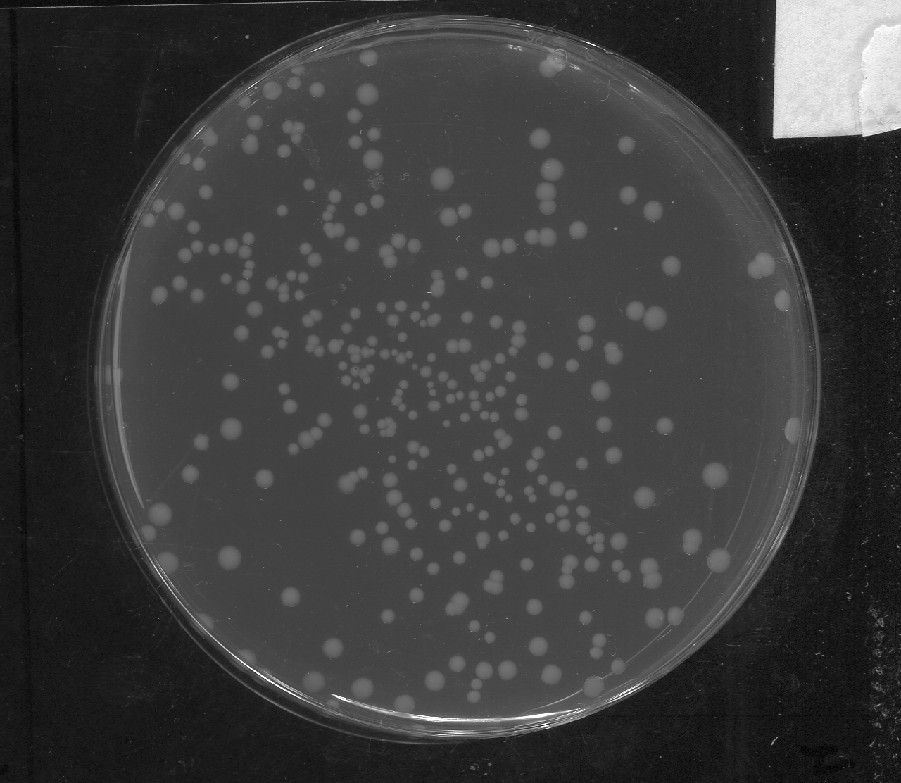
#> input picture examples/colony_data/plate_01.tif, 901 x 783 px, shrunk from 1280 x 1112 before the run; its folder holds only this picture in this run
$ python -i trainsegmentation.py   (imports and definitions only)
#> lines starting #> are read from the running program, lines starting #| are printed output that depends on the picture
#> further down, picture is the input picture: shape (783, 901); min 1, max 255, mean 60.3
# -*- coding: utf-8 -*-
"""
Created on Mon Feb 14 11:49:47 2022

@author: hdeter

Contains several methods to get image features and functions to train
and classify images using sci-kit learn

"""

###########################


import numpy as np
import math
import os
from scipy import ndimage,signal
from scipy import ndimage as ndi

from skimage import (
     feature, filters
)
from skimage.io import imread

from sklearn.ensemble import RandomForestClassifier

import glob

import pickle

import itertools

#################################

#subfunctions for use in features

def set_kernels(kernel,a,b):
    kernel[a,b] = 1
    return kernel

# [171 lines left out: functions Basic_filter, Neighbors, Membrane_projections, Gaussian_blur, Difference_of_Gaussians, not called in this run]

def Sobel_filter(img,minSigma = 1,maxSigma = 16):
    #counter to track iterations
#> called with minSigma = 1, maxSigma = 16
    scount = 0

    #no gaussian first
    keyname = 'Sobel_filter_%01d.0'
    sfilter = ndimage.sobel(img)
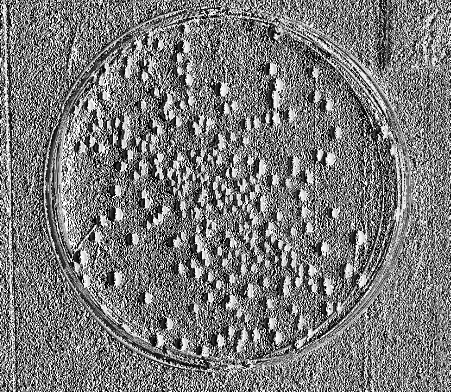
#> sfilter: shape (783, 901) (shown at 1/2 size); min 0, max 255, mean 121.4

    #store data
    meta = [keyname %scount]
    features = [sfilter]
    scount = scount+1

    sigmastep = 2
    sigma = minSigma/sigmastep
    while sigma < maxSigma:
        sigma = int(sigma*sigmastep)

        #make gaussian blur
        gblur = ndimage.gaussian_filter(img,0.4*sigma)
        sfilter = ndimage.sobel(gblur)

        #store data
        meta.append(keyname %sigma)
        features.append(sfilter)
#> this loop made 5 passes
#> pass 1, in Sobel_filter, `sfilter = ndimage.sobel(gblur)`:
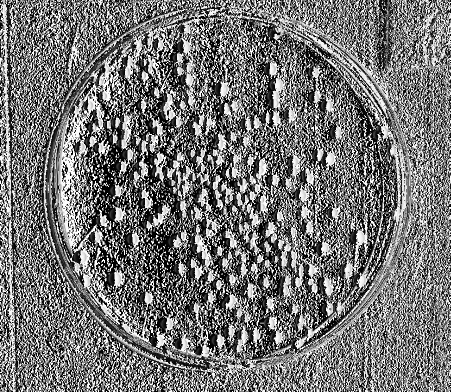
#> sfilter: shape (783, 901) (shown at 1/2 size); min 0, max 255, mean 115.9
#> pass 2, in Sobel_filter, `sfilter = ndimage.sobel(gblur)`:
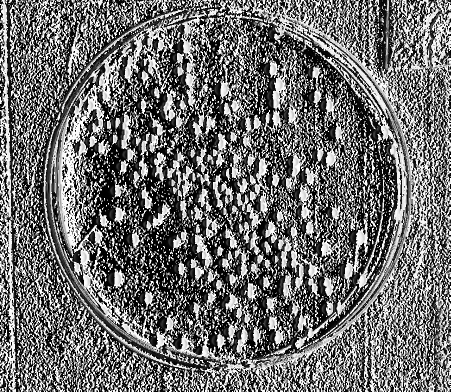
#> sfilter: shape (783, 901) (shown at 1/2 size); min 0, max 255, mean 109.9
#> after the loop:
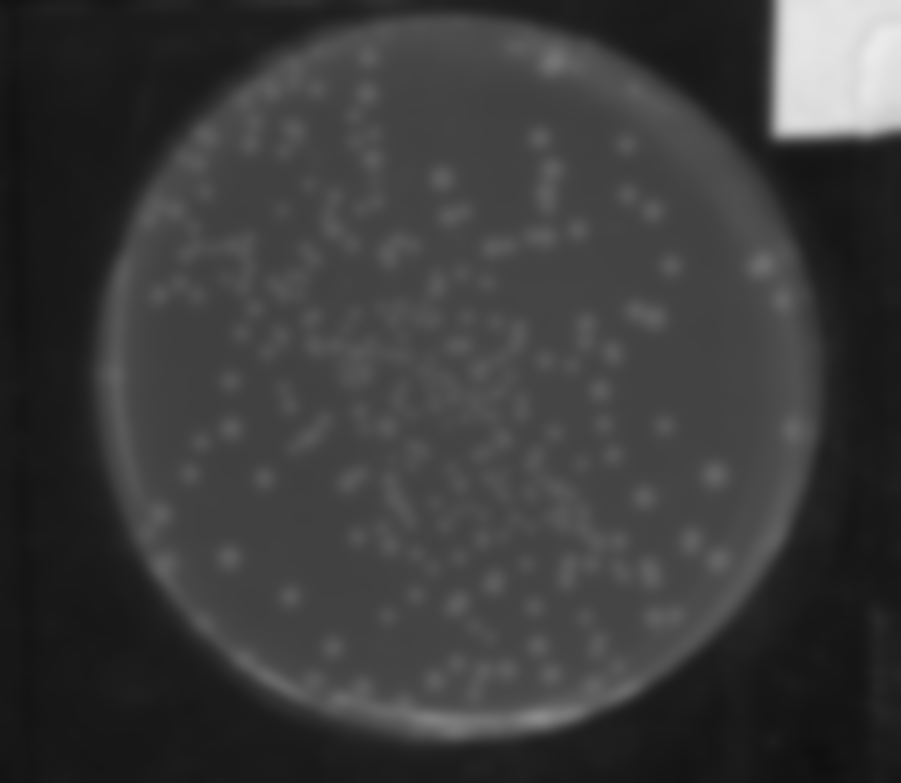
#> gblur: shape (783, 901); min 15, max 235, mean 59.3
#> after the loop, features = 6 items; meta = ['Sobel_filter_0.0', 'Sobel_filter_1.0', 'Sobel_filter_2.0', 'Sobel_filter_4.0', 'Sobel_filter_8.0', 'Sobel_filter_16.0']

    #stack features
    features = np.dstack([f for f in features])

    return meta, features

# [67 lines left out: functions Watershed_distance, Meijering_filter, Hessian, not called in this run]


def Sklearn_basic(img):
    basic = feature.multiscale_basic_features(img)
    return ['Sklearn_basic']*basic.shape[-1], basic


def Mean(img,minsigma=1,maxsigma=16):
    return Basic_filter(img,minsigma,maxsigma,np.mean,'Mean')

def Variance(img,minsigma=1,maxsigma=16):
    return Basic_filter(img,minsigma,maxsigma,np.var,'Variance')

def Median(img,minsigma=1,maxsigma=16):
    return Basic_filter(img,minsigma,maxsigma,np.median,'Median')

def Maximum(img,minsigma=1,maxsigma=16):
    return Basic_filter(img,minsigma,maxsigma,np.max,'Maximum')

def Minimum(img,minsigma=1,maxsigma=16):
    return Basic_filter(img, minsigma, maxsigma, np.min, 'Minimum')

##########################################

#Functions for handling training data and classifiers

# [288 lines left out: functions get_features, import_training_data, pad_images, get_training_data, load_training_features, load_training_data and 7 more, not called in this run]

>>> import cv2
>>> picture = cv2.imread('../examples/colony_data/plate_01.tif', cv2.IMREAD_GRAYSCALE)
>>> result = Sobel_filter(picture)

$ run again, on examples/colony_data/plate_02.tif
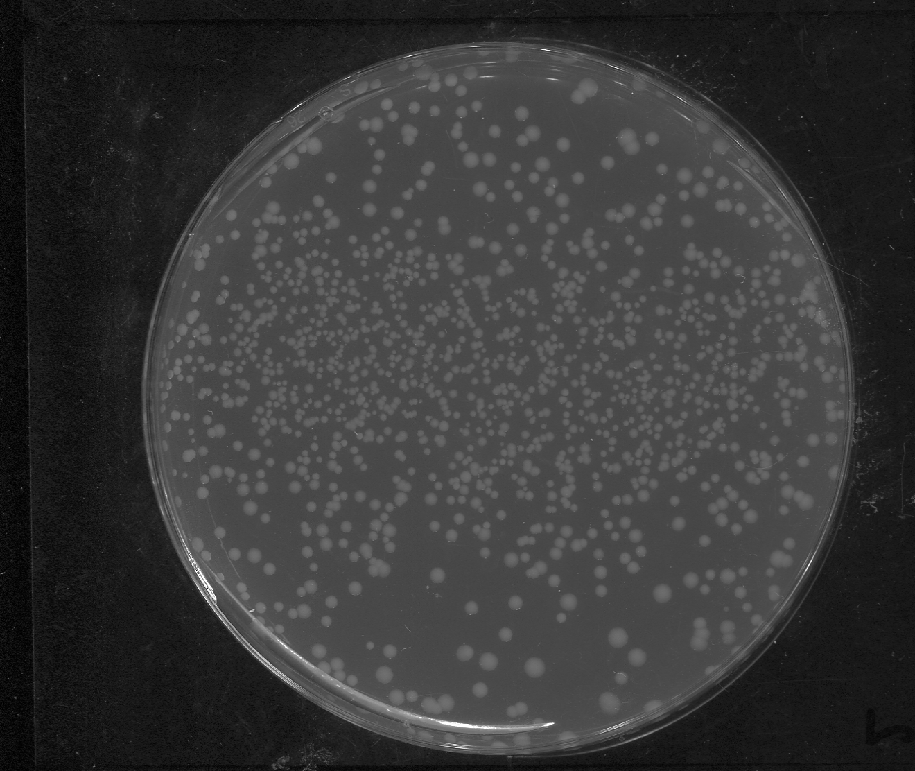
#> input picture examples/colony_data/plate_02.tif, 915 x 771 px, shrunk from 1320 x 1112 before the run
#> picture is the input picture: shape (771, 915); min 0, max 255, mean 56
#> the loop in Sobel_filter, `while sigma < maxSigma:` made 5 passes
#> pass 1, in Sobel_filter, `sfilter = ndimage.sobel(gblur)`:
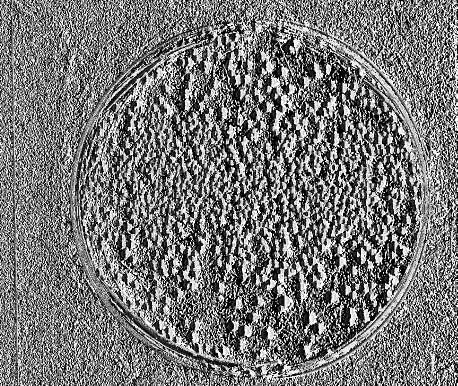
#> sfilter: shape (771, 915) (shown at 1/2 size); min 0, max 255, mean 118.7
#> pass 2, in Sobel_filter, `sfilter = ndimage.sobel(gblur)`:
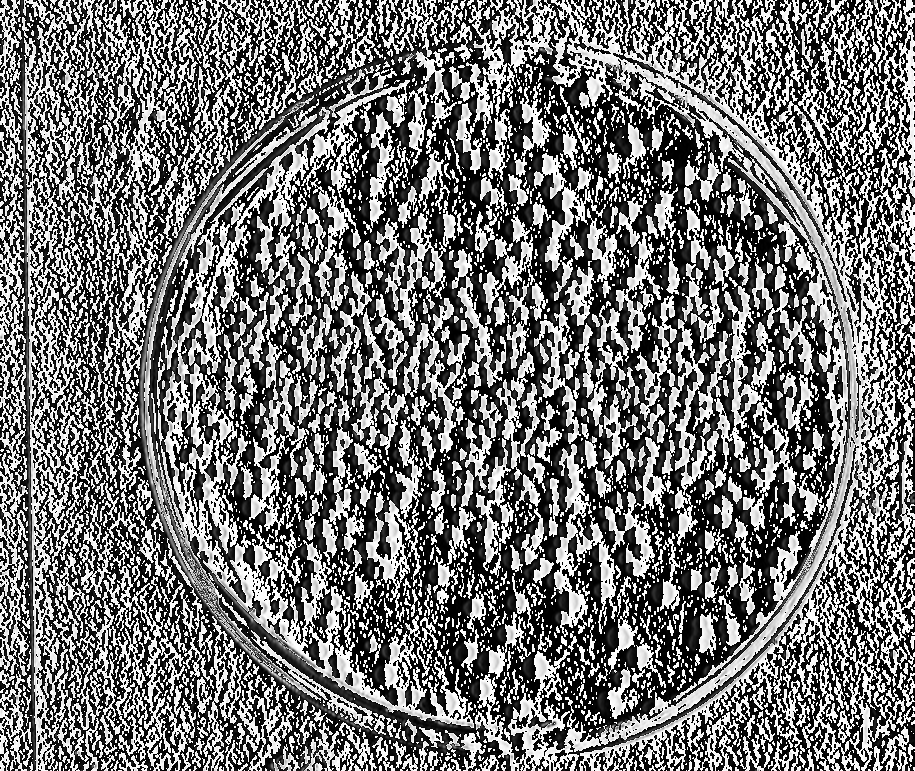
#> sfilter: shape (771, 915); min 0, max 255, mean 115.4
#> after the loop in Sobel_filter, `while sigma < maxSigma:`: features = 6 items; meta = ['Sobel_filter_0.0', 'Sobel_filter_1.0', 'Sobel_filter_2.0', 'Sobel_filter_4.0', 'Sobel_filter_8.0', 'Sobel_filter_16.0']

$ run again, on examples/colony_data/plate_03.tif
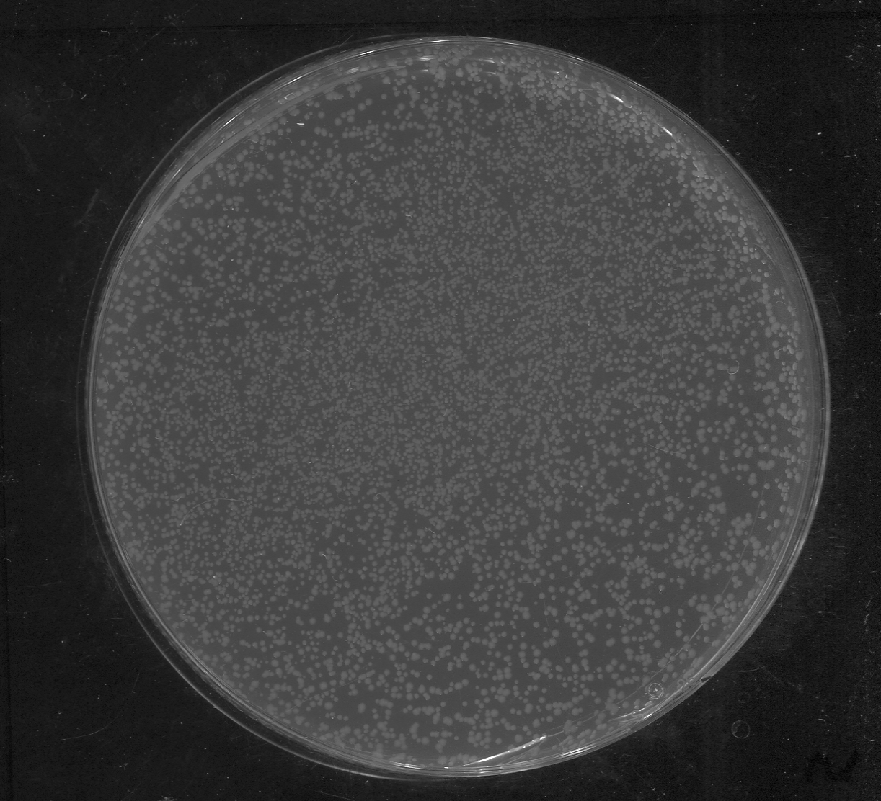
#> input picture examples/colony_data/plate_03.tif, 881 x 801 px, shrunk from 1222 x 1112 before the run
#> picture is the input picture: shape (801, 881); min 0, max 255, mean 60.8
#> the loop in Sobel_filter, `while sigma < maxSigma:` made 5 passes
#> pass 1, in Sobel_filter, `sfilter = ndimage.sobel(gblur)`:
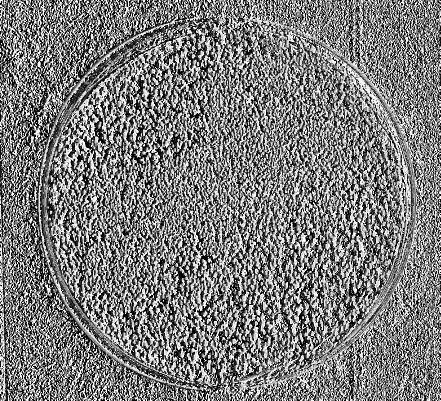
#> sfilter: shape (801, 881) (shown at 1/2 size); min 0, max 255, mean 123.7
#> pass 2, in Sobel_filter, `sfilter = ndimage.sobel(gblur)`:
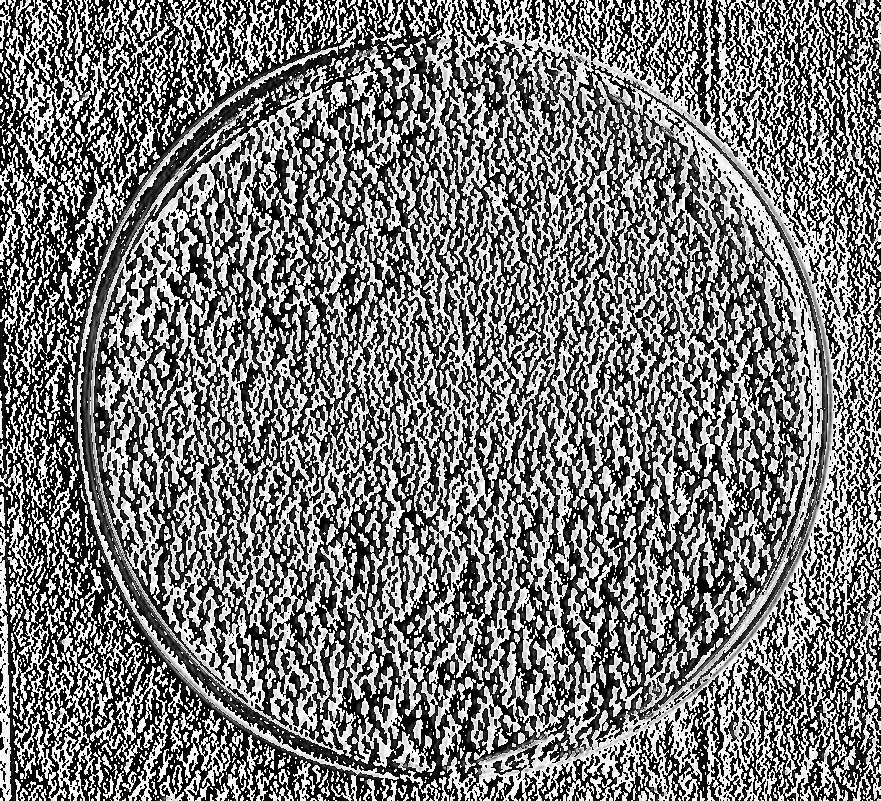
#> sfilter: shape (801, 881); min 0, max 255, mean 121.1
#> after the loop in Sobel_filter, `while sigma < maxSigma:`: features = 6 items; meta = ['Sobel_filter_0.0', 'Sobel_filter_1.0', 'Sobel_filter_2.0', 'Sobel_filter_4.0', 'Sobel_filter_8.0', 'Sobel_filter_16.0']
